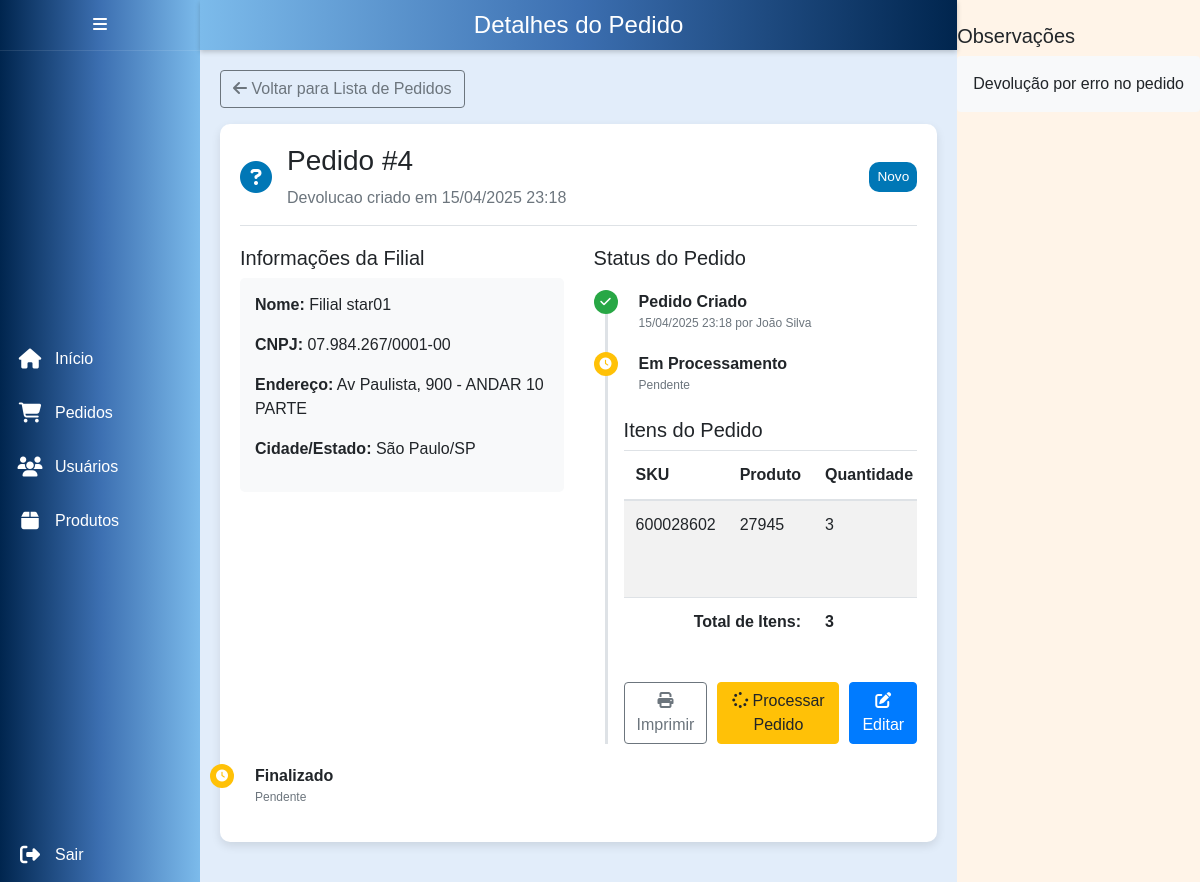
/pages/admin/detalhes_pedido.php?id=4 (signed in), run on the app's committed database.
### tables this page shows
CREATE TABLE pedidos (
    id INT AUTO_INCREMENT PRIMARY KEY,
    data DATETIME DEFAULT CURRENT_TIMESTAMP,
    tipo_pedido ENUM('requisicao', 'troca', 'doacao', 'devolucao') NOT NULL DEFAULT 'requisicao',
    status ENUM('novo', 'processo', 'finalizado') NOT NULL DEFAULT 'novo',
    filial_id INT,
    usuario_id INT,
    observacoes TEXT,
    data_processamento DATETIME,
    data_finalizacao DATETIME,
    FOREIGN KEY (filial_id) REFERENCES filiais(id),
    FOREIGN KEY (usuario_id) REFERENCES usuarios(id)
);

CREATE TABLE filiais (
    id INT AUTO_INCREMENT PRIMARY KEY,
    nome_filial VARCHAR(255) NOT NULL,
    cnpj VARCHAR(20) NOT NULL,
    responsavel VARCHAR(255),
    endereco VARCHAR(255),
    cep VARCHAR(10),
    bairro VARCHAR(100),
    cidade VARCHAR(100),
    uf CHAR(2),
    estado CHAR(2)
);

CREATE TABLE usuarios (
    id INT NOT NULL AUTO_INCREMENT PRIMARY KEY,
    username VARCHAR(255) NOT NULL,
    password VARCHAR(255) NOT NULL,
    tipo_usuario INT NOT NULL,
    cnpj VARCHAR(20),
    responsavel VARCHAR(255),
    endereco VARCHAR(255),
    cep VARCHAR(10),
    bairro VARCHAR(100),
    cidade VARCHAR(100),
    uf CHAR(2),
    nome VARCHAR(255),
    FOREIGN KEY (tipo_usuario) REFERENCES tipo_usuario(id)
);

CREATE TABLE pedido_itens (
    id INT AUTO_INCREMENT PRIMARY KEY,
    pedido_id INT,
    sku INT,
    quantidade INT,
    observacao TEXT,
    FOREIGN KEY (pedido_id) REFERENCES pedidos(id),
    FOREIGN KEY (sku) REFERENCES produtos(sku)
);

CREATE TABLE produtos (
    sku INT NOT NULL PRIMARY KEY,
    produto VARCHAR(255) NOT NULL,
    grupo VARCHAR(255) NOT NULL,
    unidade_medida VARCHAR(10) DEFAULT 'UN'
);

### pages/admin/detalhes_pedido.php (the view, shortened to what this page needs)
<?php
require_once '../../includes/db.php';
$pedido_id = intval($_GET['id']);
$query = "SELECT p.*, f.nome_filial, f.cnpj, f.endereco, f.cidade, f.estado, u.nome as usuario_nome
          FROM pedidos p
          JOIN filiais f ON p.filial_id = f.id
          JOIN usuarios u ON p.usuario_id = u.id
          WHERE p.id = ?";
$stmt = $conn->prepare($query);
$stmt->bind_param("i", $pedido_id);
$stmt->execute();
$resultado = $stmt->get_result();
$pedido = $resultado->fetch_assoc();
$query_itens = "SELECT i.*, pr.produto, pr.unidade_medida
                FROM pedido_itens i
                JOIN produtos pr ON i.sku = pr.sku
                WHERE i.pedido_id = ?";
$stmt_itens = $conn->prepare($query_itens);
$stmt_itens->bind_param("i", $pedido_id);
$stmt_itens->execute();
$itens = $stmt_itens->get_result();
?>
<!DOCTYPE html>
<html lang="pt-BR">
<head>
    <link href="https://stackpath.bootstrapcdn.com/bootstrap/4.5.2/css/bootstrap.min.css" rel="stylesheet">
    <link rel="stylesheet" href="https://cdnjs.cloudflare.com/ajax/libs/font-awesome/5.15.4/css/all.min.css">
    <link rel="stylesheet" href="https://cdnjs.cloudflare.com/ajax/libs/font-awesome/6.5.0/css/all.min.css">
    <link rel="stylesheet" href="../../css/pedidos.css">
</head>
<body>
    <div class="sidebar">
        <div class="sidebar-header">
            <i class="fas fa-bars"></i>
        </div>
        <div>
            <a href="dashboard.php">
                <i class="fas fa-home icon"></i>
                <span class="text">Início</span>
            </a>
            <a href="pedidos.php">
                <i class="fas fa-shopping-cart icon"></i>
                <span class="text">Pedidos</span>
            </a>
            <a href="usuarios.php">
                <i class="fas fa-users icon"></i>
                <span class="text">Usuários</span>
            </a>
            <a href="produtos.php">
                <i class="fas fa-box icon"></i>
                <span class="text">Produtos</span>
            </a>
        </div>
        <a href="../../logout/logout.php">
            <i class="fas fa-sign-out-alt icon"></i>
            <span class="text">Sair</span>
        </a>
    </div>
    <div class="content">
        <div class="header">
            <h1>Detalhes do Pedido</h1>
        </div>
        <div class="main-content">
            <div class="mb-3">
                <a href="pedidos.php" class="btn btn-outline-secondary">
                    <i class="fas fa-arrow-left"></i> Voltar para Lista de Pedidos
                </a>
            </div>
            <div class="details-card">
                <div class="details-header">
                    <div class="d-flex align-items-center">
                        <?php
                        $tipoIconMap = [
                            'requisicao' => '<i class="fas fa-file-invoice pedido-tipo-icon"></i>',
                            'troca' => '<i class="fas fa-exchange-alt pedido-tipo-icon"></i>',
                            'doacao' => '<i class="fas fa-gift pedido-tipo-icon"></i>',
                            'devolucao' => '<i class="fas fa-undo-alt pedido-tipo-icon"></i>'
                        ];
                        $tipoIcon = $tipoIconMap[$pedido['tipo_pedido']] ?? '<i class="fas fa-question-circle pedido-tipo-icon"></i>';
                        echo $tipoIcon;
                        ?>
                        <div>
                            <h3>Pedido #<?= $pedido_id ?></h3>
                            <p class="text-muted mb-0">
                                <?= ucfirst($pedido['tipo_pedido']) ?> criado em <?= date('d/m/Y H:i', strtotime($pedido['data'])) ?>
                            </p>
                        </div>
                    </div>
                    <div class="status-badge-container">
                        <?php
                        $statusBadgeMap = [
                            'novo' => 'badge-primary',
                            'processo' => 'badge-warning',
                            'finalizado' => 'badge-success'
                        ];
                        $statusBadge = $statusBadgeMap[$pedido['status']] ?? 'badge-secondary';
                        ?>
                        <span class="badge <?= $statusBadge ?> p-2">
                            <?= ucfirst($pedido['status']) ?>
                        </span>
                    </div>
                </div>
                <div class="row">
                    <div class="col-md-6">
                        <h5>Informações da Filial</h5>
                        <div class="filial-info">
                            <p><strong>Nome:</strong> <?= $pedido['nome_filial'] ?></p>
                            <p><strong>CNPJ:</strong> <?= preg_replace('/(\d{2})(\d{3})(\d{3})(\d{4})(\d{2})/', '$1.$2.$3/$4-$5', $pedido['cnpj']) ?></p>
                            <p><strong>Endereço:</strong> <?= $pedido['endereco'] ?></p>
                            <p><strong>Cidade/Estado:</strong> <?= $pedido['cidade'] ?>/<?= $pedido['estado'] ?></p>
                        </div>
                    </div>
                    <div class="col-md-6">
                        <h5>Status do Pedido</h5>
                        <div class="timeline">
                            <div class="timeline-item completed">
                                <div class="timeline-badge">
                                    <i class="fas fa-check"></i>
                                </div>
                                <div class="timeline-content">
                                    <p class="mb-0"><strong>Pedido Criado</strong></p>
                                    <p class="timeline-date">
                                        <?= date('d/m/Y H:i', strtotime($pedido['data'])) ?> por <?= $pedido['usuario_nome'] ?>
                                    </p>
                                </div>
                            </div>
                            <?php if ($pedido['status'] == 'processo' || $pedido['status'] == 'finalizado'): ?>
                            <div class="timeline-item completed">
                                <div class="timeline-badge">
                                    <i class="fas fa-check"></i>
                                </div>
                                <div class="timeline-content">
                                    <p class="mb-0"><strong>Em Processamento</strong></p>
                                    <p class="timeline-date">
                                        <?= isset($pedido['data_processamento']) ? date('d/m/Y H:i', strtotime($pedido['data_processamento'])) : 'Data não registrada' ?>
                                    </p>
                                </div>
                            </div>
                            <?php else: ?>
                            <div class="timeline-item pending">
                                <div class="timeline-badge">
                                    <i class="fas fa-clock"></i>
                                </div>
                                <div class="timeline-content">
                                    <p class="mb-0"><strong>Em Processamento</strong></p>
                                    <p class="timeline-date">Pendente</p>
                                </div>
                            </div>
                            <?php endif; ?>
                <div class="mt-4">
                    <h5>Itens do Pedido</h5>
                    <div class="table-responsive">
                        <table class="table table-striped">
                            <thead>
                                <tr>
                                    <th>SKU</th>
                                    <th>Produto</th>
                                    <th>Quantidade</th>
                                </tr>
                            </thead>
                            <tbody>
                                <?php
                                $total_itens = 0;
                                if ($itens->num_rows > 0):
                                    while ($item = $itens->fetch_assoc()):
                                        $total_itens += $item['quantidade'];
                                ?>
                                <tr class="item-row">
                                    <td><?= $item['sku'] ?></td>
                                    <td><?= $item['produto'] ?></td>
                                    <td><?= $item['quantidade'] ?></td>
                                </tr>
                                <?php
                                    endwhile;
                                else:
                                ?>
                                <tr>
                                    <td colspan="5" class="text-center">Nenhum item encontrado para este pedido.</td>
                                </tr>
                                <?php endif; ?>
                            </tbody>
                            <tfoot>
                                <tr>
                                    <td colspan="2" class="text-right"><strong>Total de Itens:</strong></td>
                                    <td><strong><?= $total_itens ?></strong></td>
                                </tr>
                            </tfoot>
                        </table>
                    </div>
                </div>
                <div class="action-buttons">
                    <button class="btn btn-outline-secondary" onclick="window.print();">
                        <i class="fas fa-print"></i> Imprimir
                    </button>
                    <?php if ($pedido['status'] == 'novo'): ?>
                    <a href="processar_pedido.php?id=<?= $pedido_id ?>" class="btn btn-warning">
                        <i class="fas fa-spinner"></i> Processar Pedido
                    </a>
                    <?php elseif ($pedido['status'] == 'processo'): ?>
                    <a href="finalizar_pedido.php?id=<?= $pedido_id ?>" class="btn btn-success">
                        <i class="fas fa-check-circle"></i> Finalizar Pedido
                    </a>
                    <?php endif; ?>
                    <?php if ($pedido['status'] != 'finalizado'): ?>
                    <a href="editar_pedido.php?id=<?= $pedido_id ?>" class="btn btn-primary">
                        <i class="fas fa-edit"></i> Editar
                    </a>
                    <?php endif; ?>
                </div>
            </div>
        </div>
    </div>
</body>
</html>
                            <?php if ($pedido['status'] == 'finalizado'): ?>
                            <div class="timeline-item completed">
                                <div class="timeline-badge">
                                    <i class="fas fa-check"></i>
                                </div>
                                <div class="timeline-content">
                                    <p class="mb-0"><strong>Finalizado</strong></p>
                                    <p class="timeline-date">
                                        <?= isset($pedido['data_finalizacao']) ? date('d/m/Y H:i', strtotime($pedido['data_finalizacao'])) : 'Data não registrada' ?>
                                    </p>
                                </div>
                            </div>
                            <?php else: ?>
                            <div class="timeline-item pending">
                                <div class="timeline-badge">
                                    <i class="fas fa-clock"></i>
                                </div>
                                <div class="timeline-content">
                                    <p class="mb-0"><strong>Finalizado</strong></p>
                                    <p class="timeline-date">Pendente</p>
                                </div>
                            </div>
                            <?php endif; ?>
                <?php if (!empty($pedido['observacoes'])): ?>
                <div class="mt-4">
                    <h5>Observações</h5>
                    <div class="p-3 bg-light rounded">
                        <?= nl2br(htmlspecialchars($pedido['observacoes'])) ?>
                    </div>
                </div>
                <?php endif; ?>

### data on the page
pedidos: tipo_pedido "Devolucao", data "15/04/2025 23:18", status "Novo", filial.nome_filial "Filial star01", filial.cnpj "07.984.267/0001-00", filial.endereco "Av Paulista, 900 - ANDAR 10 PARTE", filial.cidade "São Paulo", filial.estado "SP", usuario.nome "João Silva", observacoes "Devolução por erro no pedido"
pedido_itens: sku "600028602", sku.produto "27945", quantidade "3"

### other printed values
$pedido_id "4"
$total_itens "3"
